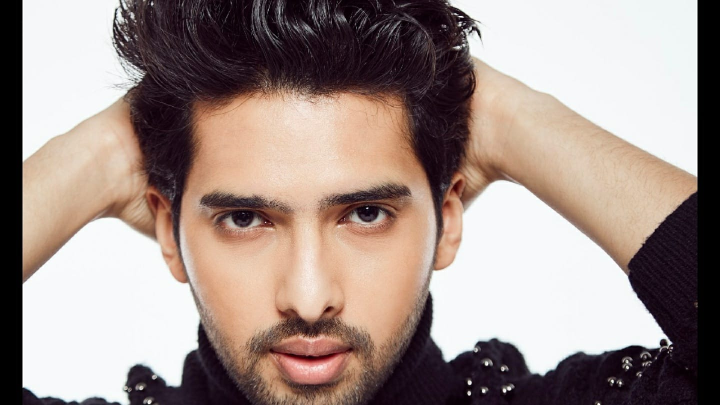
#> input picture Images/Armaan.jpeg, 1440 x 810 px (shown at 1/2 size)
$ python -i main.py   (imports and definitions only)
#> lines starting #> are read from the running program, lines starting #| are printed output that depends on the picture; after the words box and inside, x2 and y2 are one past the last pixel; in counts of white or black regions, pixels touching at a corner belong together
import cv2              # for image processing
import easygui          # to open the filebox
import numpy as np      # to store image
import imageio          # to read image stored at particular path
import sys
import matplotlib.pyplot as plt
import os
import tkinter as tk
from tkinter import filedialog
from tkinter import messagebox
from tkinter import *
from PIL import ImageTk, Image

# [4 lines not run here, left out]
# [1 line that did not run here, left out]


def upload_image():
    image_path = easygui.fileopenbox()
    caricature(image_path)


def caricature(image_path):
    # reading original image
#> called with image_path = 'Images/Armaan.jpeg'
    original_image = cv2.imread(image_path)
#> original_image is the input picture: shape (810, 1440, 3); mean B, G, R 137, 143, 159.6
    original_image = cv2.cvtColor(original_image, cv2.COLOR_BGR2RGB)
    # print(image)
    # image stored as numbers

    # confirming that the image is chosen
    if original_image is None:
        print("Can not find any image. Choose appropriate file")
        sys.exit()

    Re_Size1 = cv2.resize(original_image, (960, 540))
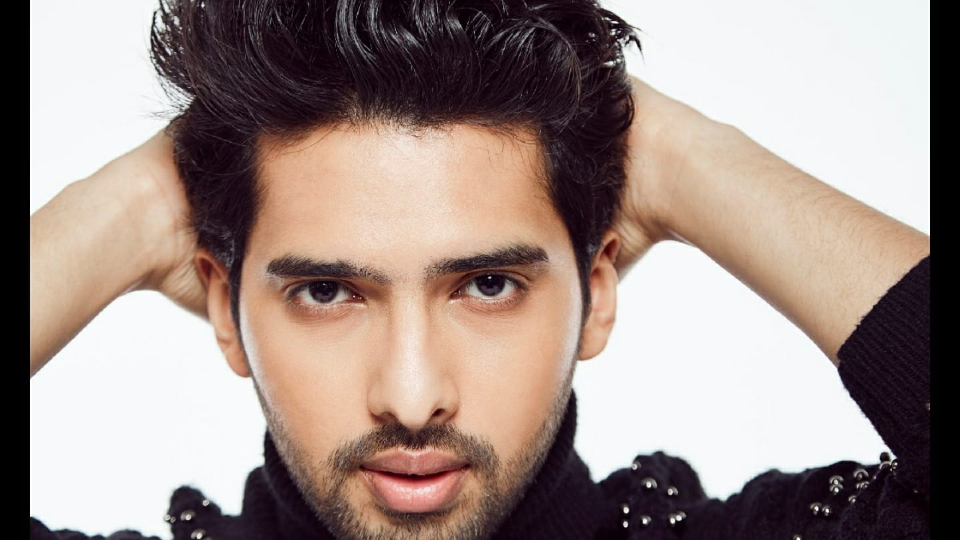
#> Re_Size1: shape (540, 960, 3); mean R, G, B 159.6, 142.9, 137
    # plt.imshow(Re_Size1, cmap='gray')

    # converting image to grayscale
    grayScImage = cv2.cvtColor(original_image, cv2.COLOR_BGR2GRAY)
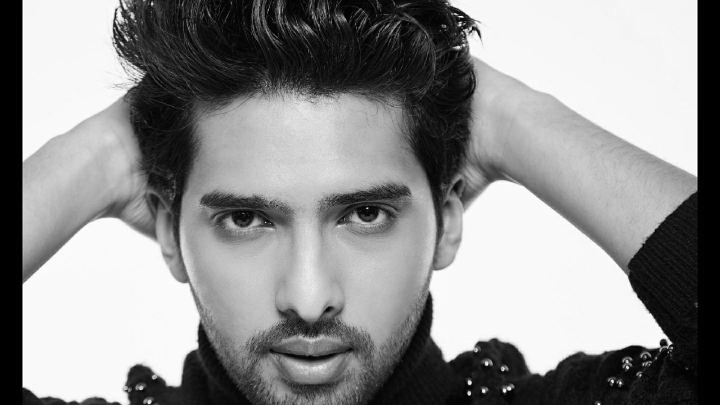
#> grayScImage: shape (810, 1440) (shown at 1/2 size); min 0, max 255, mean 142.9
    Re_Size2 = cv2.resize(grayScImage, (960, 540))
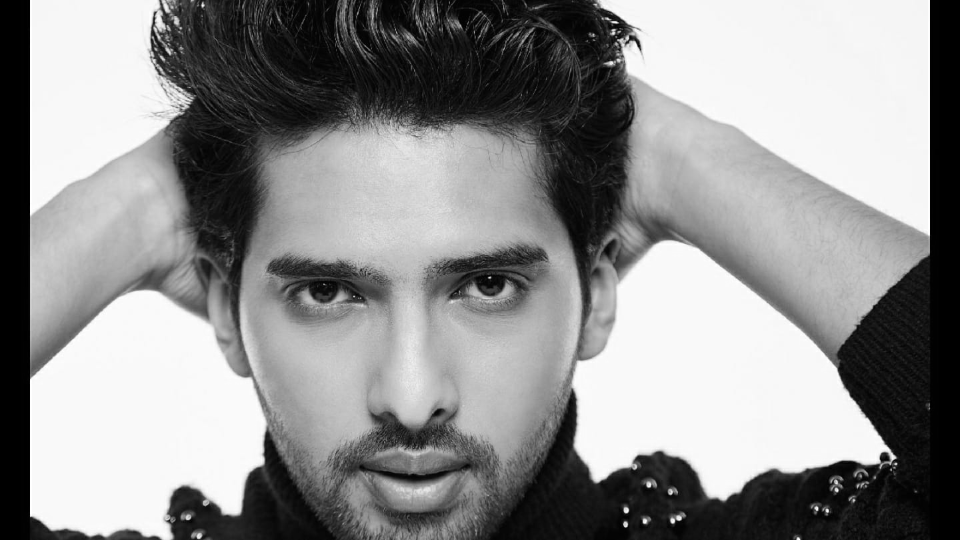
#> Re_Size2: shape (540, 960); min 0, max 255, mean 142.9
    # plt.imshow(Re_Size2, cmap='gray')

    # median blur for image smoothening
    smoothGraySc = cv2.medianBlur(grayScImage, 5)
    Re_Size3 = cv2.resize(smoothGraySc, (960, 540))
    # plt.imshow(Re_Size3, cmap='gray')

    # retrieving edges of image by using thresholding technique
    get_edges = cv2.adaptiveThreshold(smoothGraySc, 255, cv2.ADAPTIVE_THRESH_MEAN_C, cv2.THRESH_BINARY, 9, 9)
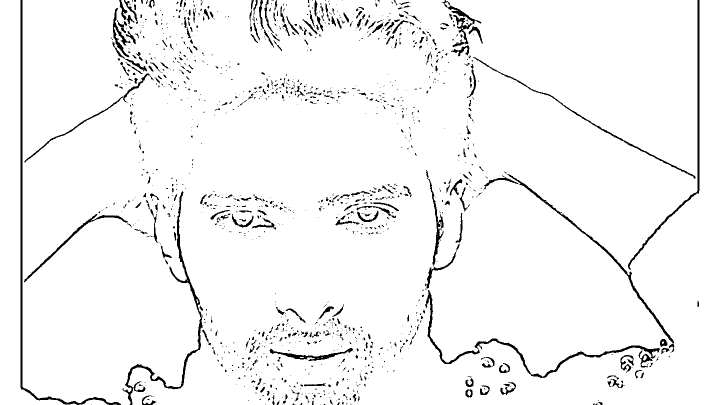
#> get_edges: shape (810, 1440) (shown at 1/2 size); 95.9% white; 1412 black regions (1106 under 20 px), largest, box (x1, y1, x2, y2) and area: (41, 0, 242, 810) 4052, (850, 580, 1320, 756) 3521, (245, 382, 406, 810) 3123

    Re_Size4 = cv2.resize(get_edges, (960, 540))
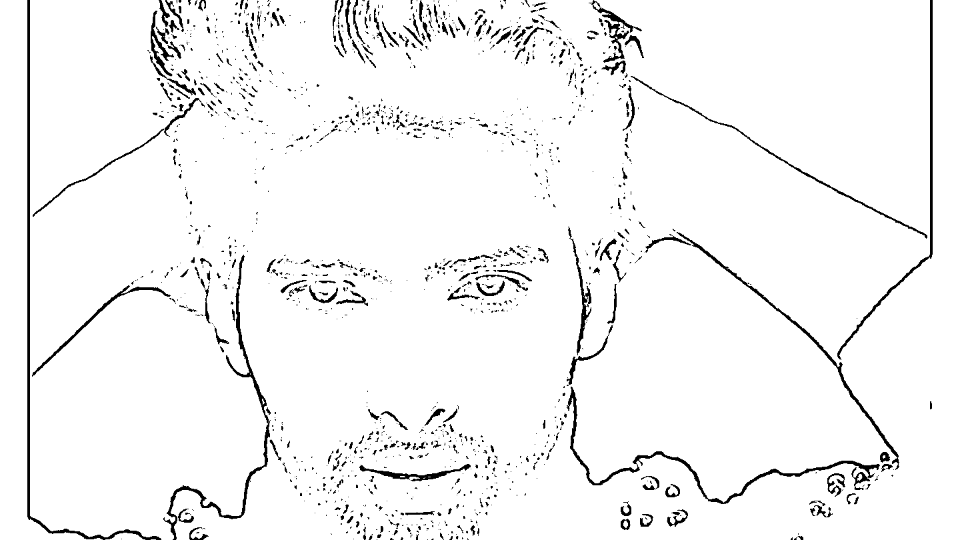
#> Re_Size4: shape (540, 960); min 0, max 255, mean 244.5
    # plt.imshow(Re_Size4, cmap='gray')

    # bilateral filter for removing noise and keeping sharp edges
    colored_image = cv2.bilateralFilter(original_image, 9, 300, 300)
    Re_Size5 = cv2.resize(colored_image, (960, 540))
    # plt.imshow(Re_Size5, cmap='gray')

    # masking edged image with "BEAUTIFY" image
    cartoon = cv2.bitwise_and(colored_image, colored_image, mask=get_edges)
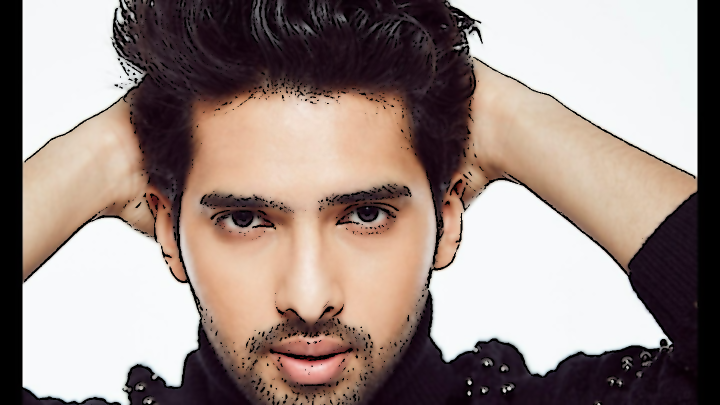
#> cartoon: shape (810, 1440, 3) (shown at 1/2 size); mean R, G, B 156.2, 140.2, 134.3

    Re_Size6 = cv2.resize(cartoon, (960, 540))
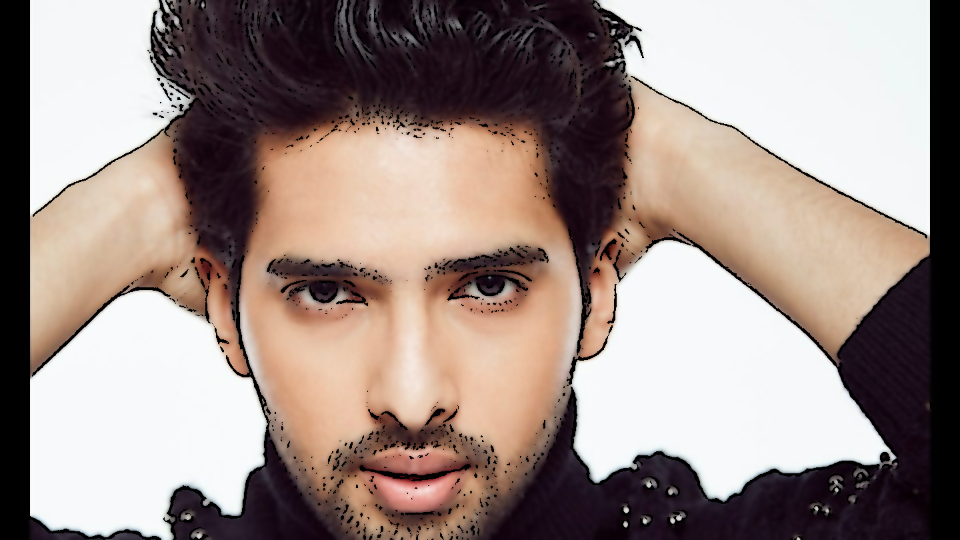
#> Re_Size6: shape (540, 960, 3); mean R, G, B 156.1, 140.2, 134.3
    # plt.imshow(Re_Size6, cmap='gray')

    # Plotting the whole transition
    Allimages = [Re_Size1, Re_Size2, Re_Size3, Re_Size4, Re_Size5, Re_Size6]

    fig, axes = plt.subplots(3, 2, figsize=(8, 8), subplot_kw={'xticks': [], 'yticks': []},
                             gridspec_kw=dict(hspace=0.1, wspace=0.1))
    for i, ax in enumerate(axes.flat):
        ax.imshow(Allimages[i], cmap='gray')

#> (the run stopped early here; a loop or call above may not have finished)

$ run again, on Images/Flowers.jpeg
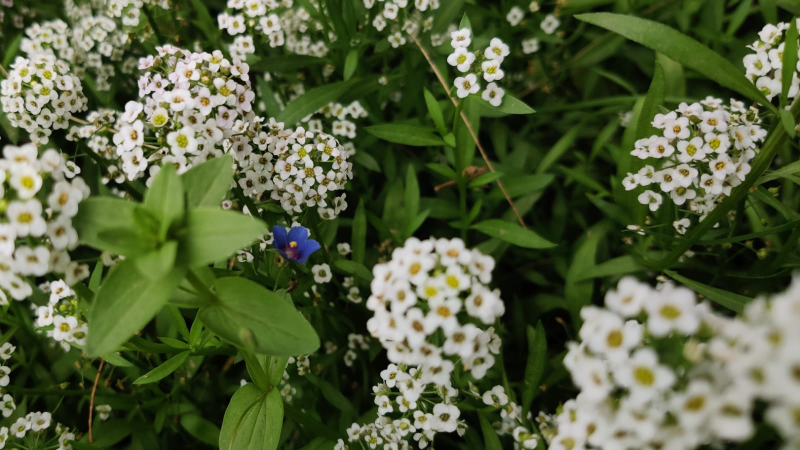
#> input picture Images/Flowers.jpeg, 1600 x 900 px (shown at 1/2 size)
#> in caricature, original_image is the input picture: shape (900, 1600, 3); mean B, G, R 60.8, 96.1, 84.9
#> in caricature, `get_edges = cv2.adaptiveThreshold(smoothGraySc, 255, cv2.ADAPTIVE_THRE..`:
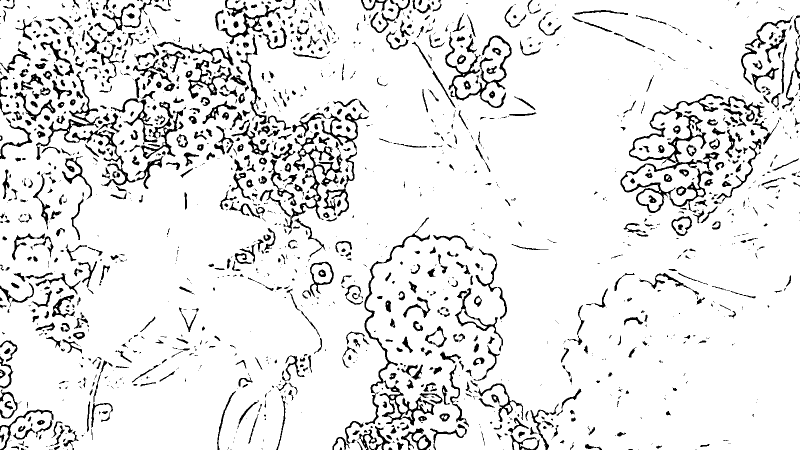
#> get_edges: shape (900, 1600) (shown at 1/2 size); 90.4% white; 1713 black regions (888 under 20 px), largest, box (x1, y1, x2, y2) and area: (1241, 188, 1447, 426) 6699, (72, 143, 326, 378) 4662, (519, 264, 685, 468) 3863
#> in caricature, `Re_Size6 = cv2.resize(cartoon, (960, 540))`:
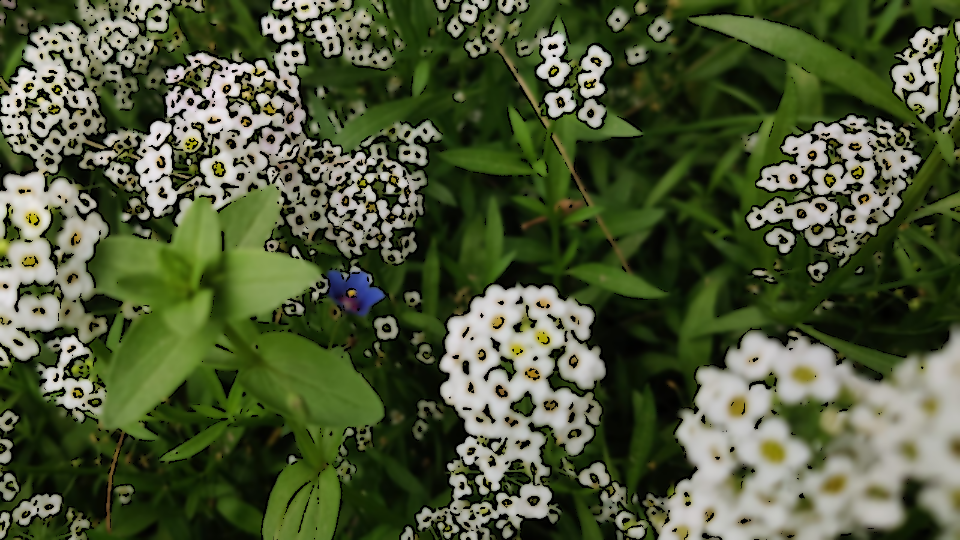
#> Re_Size6: shape (540, 960, 3); mean R, G, B 77.3, 87.7, 56.1

$ run again, on Images/Human.jpeg
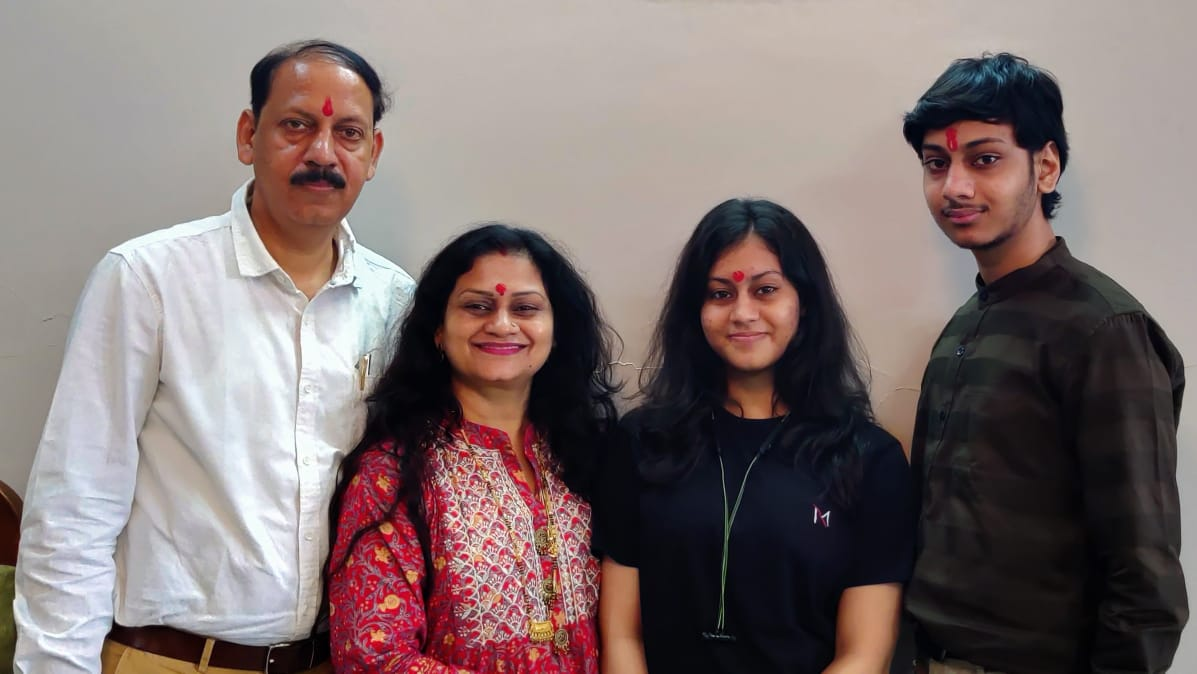
#> input picture Images/Human.jpeg, 1197 x 674 px
#> in caricature, original_image is the input picture: shape (674, 1197, 3); mean B, G, R 112, 113.2, 127.5
#> in caricature, `get_edges = cv2.adaptiveThreshold(smoothGraySc, 255, cv2.ADAPTIVE_THRE..`:
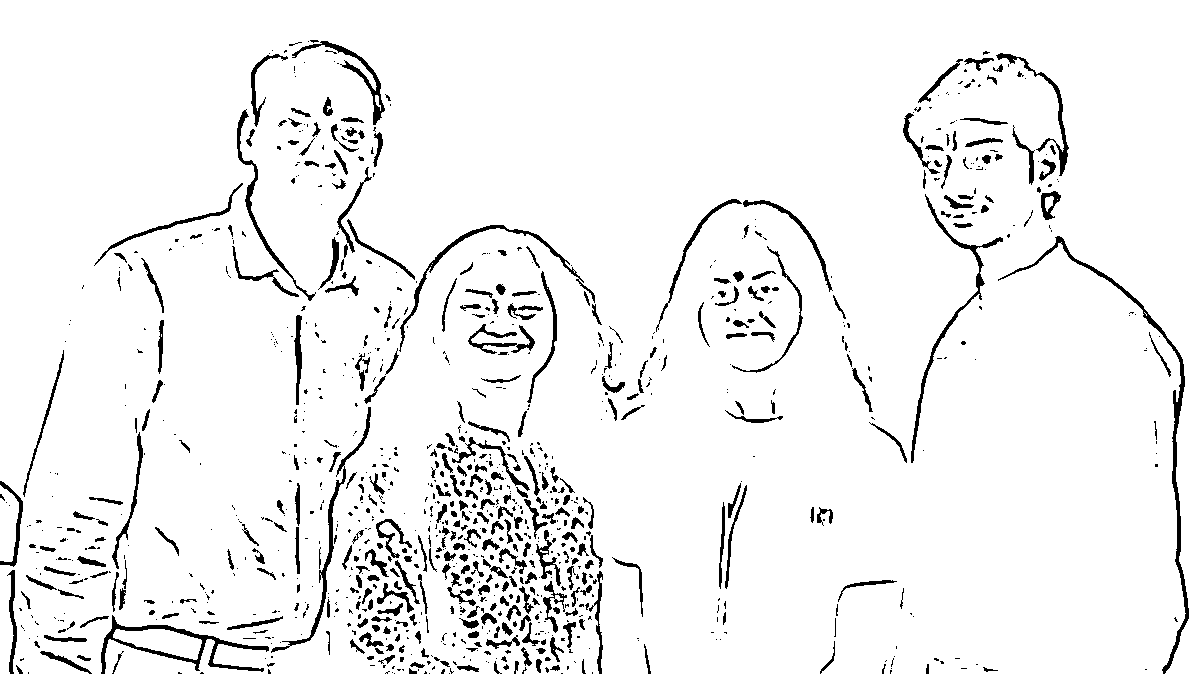
#> get_edges: shape (674, 1197); 94.3% white; 1042 black regions (654 under 20 px), largest, box (x1, y1, x2, y2) and area: (998, 236, 1189, 674) 2194, (101, 615, 269, 674) 1564, (911, 194, 1003, 463) 1219
#> in caricature, `cartoon = cv2.bitwise_and(colored_image, colored_image, mask=get_edges)`:
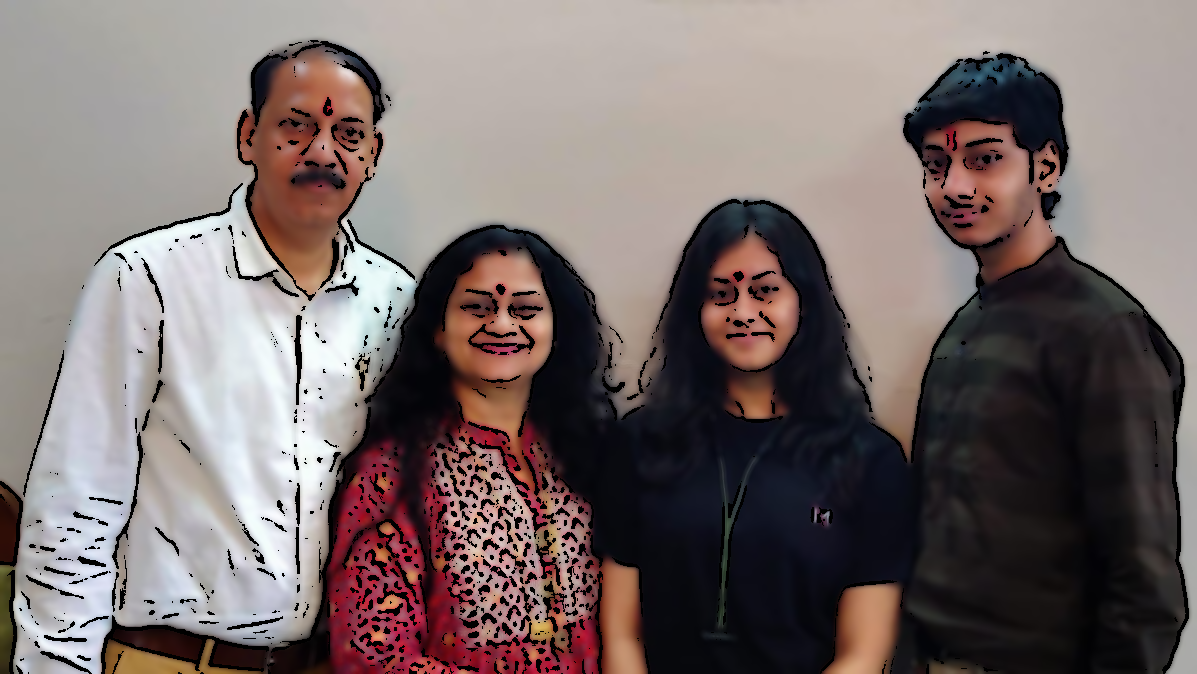
#> cartoon: shape (674, 1197, 3); mean R, G, B 121, 108.7, 107.5

$ run again, on Images/Tiger Family.jpeg
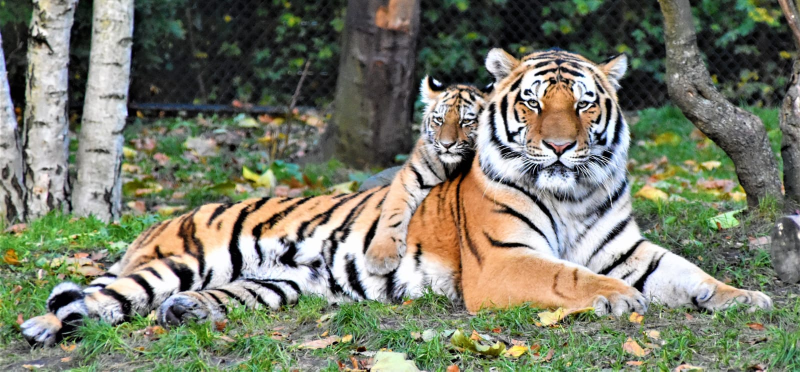
#> input picture Images/Tiger Family.jpeg, 1600 x 743 px (shown at 1/2 size)
#> in caricature, original_image is the input picture: shape (743, 1600, 3); mean B, G, R 106.3, 123.7, 120.5
#> get_edges: shape (743, 1600); 83.6% white; 4665 black regions (2708 under 20 px), largest, box (x1, y1, x2, y2) and area: (1195, 475, 1497, 580) 2204, (1002, 327, 1133, 520) 2023, (456, 374, 544, 568) 2017
#> in caricature, `Re_Size6 = cv2.resize(cartoon, (960, 540))`:
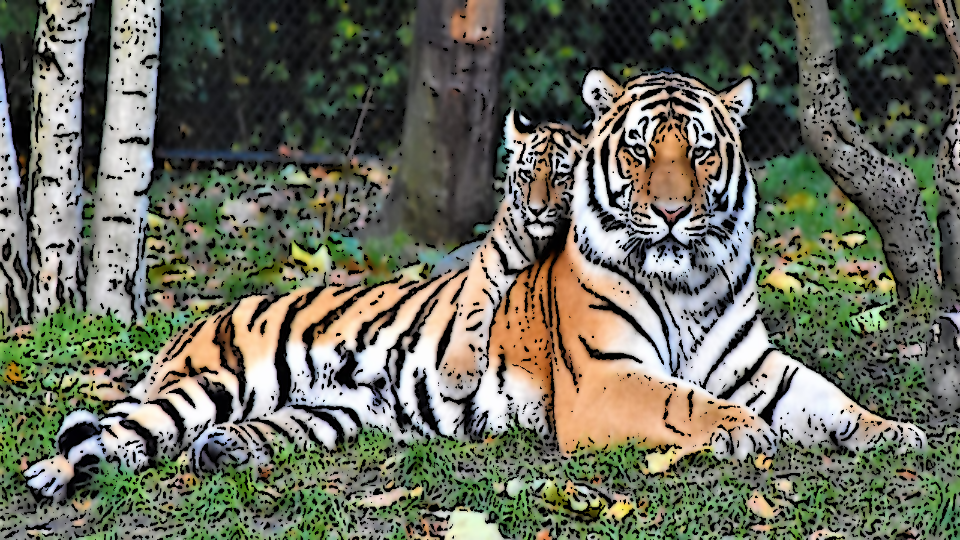
#> Re_Size6: shape (540, 960, 3); mean R, G, B 105.4, 107.8, 93.1
